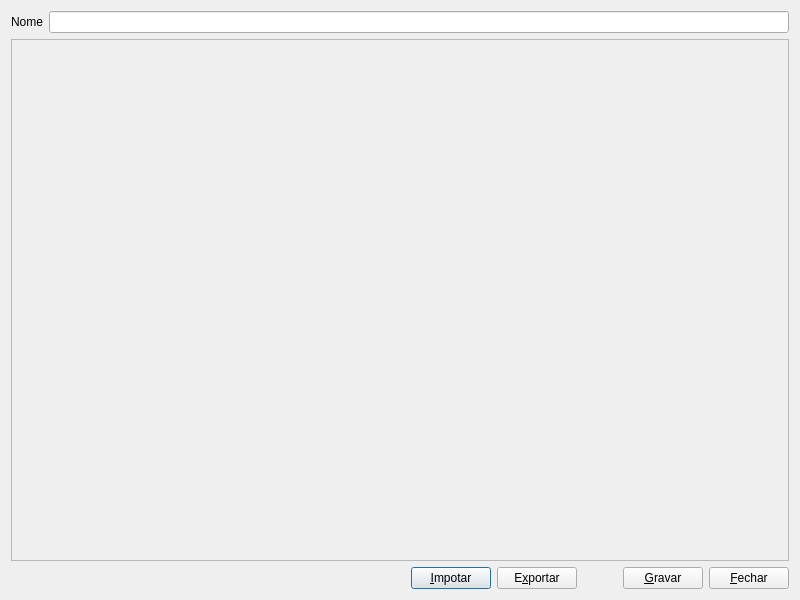
<ui version="4.0" >
 <class>PictureView</class>
 <widget class="QDialog" name="PictureView" >
  <property name="geometry" >
   <rect>
    <x>0</x>
    <y>0</y>
    <width>800</width>
    <height>600</height>
   </rect>
  </property>
  <property name="windowTitle" >
   <string>Desenho</string>
  </property>
  <layout class="QVBoxLayout" name="verticalLayout" >
   <item>
    <layout class="QHBoxLayout" name="horizontalLayout_4" >
     <item>
      <widget class="QLabel" name="label" >
       <property name="text" >
        <string>Nome</string>
       </property>
      </widget>
     </item>
     <item>
      <widget class="QLineEdit" name="nomeEdit" />
     </item>
    </layout>
   </item>
   <item>
    <widget class="QScrollArea" name="scrollArea" >
     <property name="widgetResizable" >
      <bool>true</bool>
     </property>
     <widget class="QWidget" name="scrollAreaWidgetContents" >
      <property name="geometry" >
       <rect>
        <x>0</x>
        <y>0</y>
        <width>780</width>
        <height>519</height>
       </rect>
      </property>
     </widget>
    </widget>
   </item>
   <item>
    <layout class="QHBoxLayout" name="horizontalLayout" >
     <item>
      <spacer name="horizontalSpacer" >
       <property name="orientation" >
        <enum>Qt::Horizontal</enum>
       </property>
       <property name="sizeHint" stdset="0" >
        <size>
         <width>40</width>
         <height>20</height>
        </size>
       </property>
      </spacer>
     </item>
     <item>
      <widget class="QPushButton" name="importButton" >
       <property name="text" >
        <string>&amp;Impotar</string>
       </property>
      </widget>
     </item>
     <item>
      <widget class="QPushButton" name="exportButton" >
       <property name="text" >
        <string>E&amp;xportar</string>
       </property>
      </widget>
     </item>
     <item>
      <spacer name="horizontalSpacer_2" >
       <property name="orientation" >
        <enum>Qt::Horizontal</enum>
       </property>
       <property name="sizeType" >
        <enum>QSizePolicy::Minimum</enum>
       </property>
       <property name="sizeHint" stdset="0" >
        <size>
         <width>40</width>
         <height>20</height>
        </size>
       </property>
      </spacer>
     </item>
     <item>
      <widget class="QPushButton" name="submitButton" >
       <property name="text" >
        <string>&amp;Gravar</string>
       </property>
      </widget>
     </item>
     <item>
      <widget class="QPushButton" name="closeButton" >
       <property name="text" >
        <string>&amp;Fechar</string>
       </property>
      </widget>
     </item>
    </layout>
   </item>
  </layout>
 </widget>
 <resources/>
 <connections/>
</ui>
